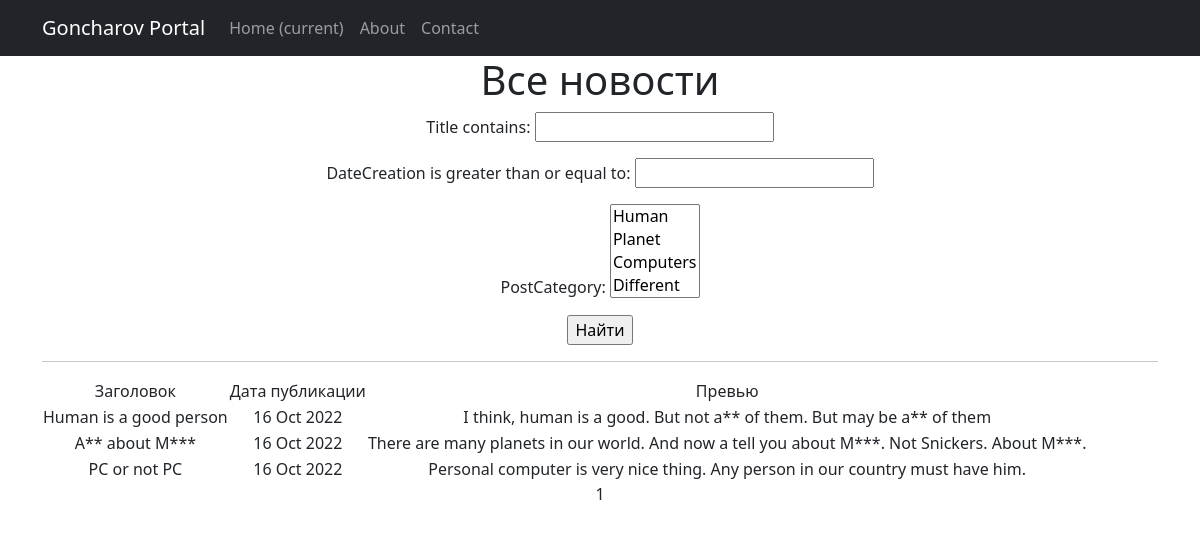
The page /news/search/ on the database as committed earlier.
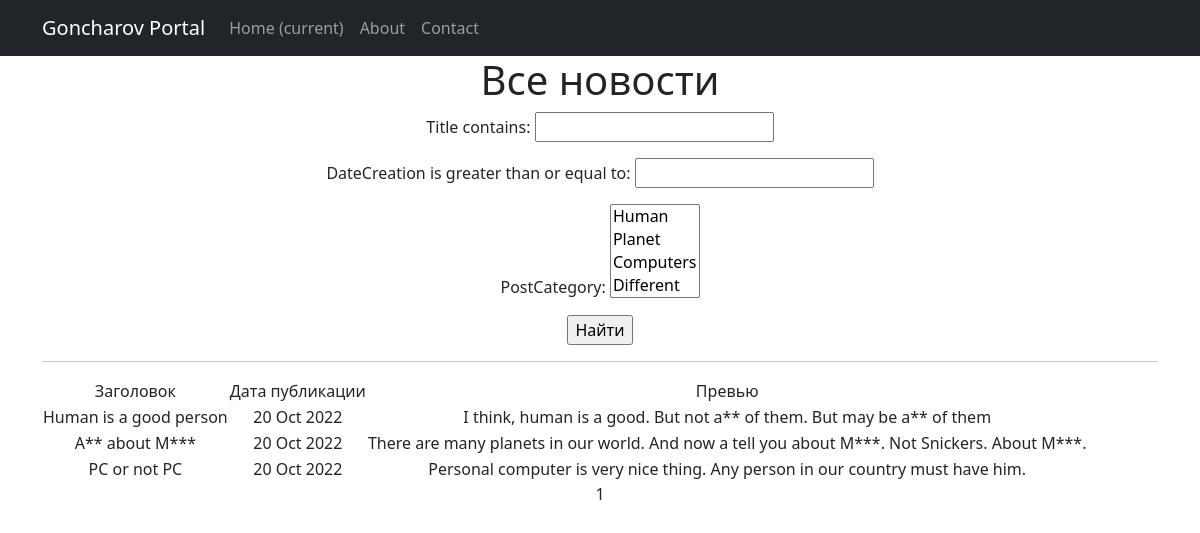
The same page on the database as committed later.
### news/models.py (models this page shows, shortened)
class Post(models.Model):
    author = models.ForeignKey(Author, on_delete = models.CASCADE)
    NEWS = 'NW'
    ARTICLE = 'AR'
    CATEGORY_CHOICES = (
        (NEWS, 'Новость'),
        (ARTICLE, 'Статья')
    )
    categoryType = models.CharField(max_length=2, choices=CATEGORY_CHOICES, default=NEWS)
    dateCreation = models.DateTimeField(auto_now = True)
    postCategory = models.ManyToManyField(Category, through = 'PostCategory')
    title = models.CharField(max_length = 255, unique=True)
    text = models.TextField()
    rating = models.SmallIntegerField(default = 0)
    class Meta:
        verbose_name= 'Новость'
        verbose_name_plural='Новости'

### news/views.py (the view)
# urls.py: path('search/', PostSearch.as_view(), name='post_search'),
class PostSearch(ListView):
    model = Post
    ordering = ['dateCreation']
    template_name = 'search.html'
    context_object_name = 'news'
    paginate_by = 10
    form_class = PostForm
    def get_queryset(self):
        queryset = super().get_queryset()
        self.filterset = PostFilter(self.request.GET, queryset)
        return self.filterset.qs
    def get_context_data(self, **kwargs):
        context = super().get_context_data(**kwargs)
        context['filterset'] = self.filterset
        return context

### news/models.py (called while the page is built)
    def __str__(self):
        return self.name_category

### news/templatetags/my_filters.py (called while the page is built)
@register.filter()
def bad_language(text:str):
   DIC_WORDS = [
      'редиска',
      'козел',
      'свинья',
      'all',
      'mars',
      'Редиска',
      'Козел',
      'Свинья',
      'All',
      'Mars',
   ]
   for word in DIC_WORDS:
      if word in text:
            text = text.replace(word, word[0]+'*'*(len(word)-1))
   return text

### templates/search.html (shortened to what this page needs)
{% extends 'flatpages/default.html' %}
{% load my_filters %}
{% load custom_tags %}
{% block content %}
   <h1>Все новости</h1>
   <form action="" method="get">
       {{ filterset.form.as_p }}
       <input type="submit" value="Найти" />
   </form>
   <hr>
   {% if news %}
       <table>
           <tr>
               <td>Заголовок</td>
               <td>Дата публикации</td>
               <td>Превью</td>
           </tr>
           {% for post in news %}
           <tr>
               <td>{{ post.title| bad_language }}</td>
               <td>{{ post.dateCreation| date:'d M Y' }}</td>
               <td>{{ post.text| truncatewords:20 | bad_language }}</td>
           </tr>
           {% endfor %}
       </table>
   {% else %}
       <h2>Новостей нет!</h2>
   {% endif %}
   {{ page_obj.number }}
{% endblock content %}

### templates/flatpages/default.html (shortened to what this page needs)
<!DOCTYPE html>
<html lang="en">
    <head>
        {% load static %}
        <link href="{% static 'css/styles.css' %}" rel="stylesheet" />
    </head>
    <body>
        <nav class="navbar navbar-expand-lg navbar-dark bg-dark static-top">
            <div class="container">
               <a class="navbar-brand" href="#">Goncharov Portal</a>
               <div class="collapse navbar-collapse" id="navbarResponsive">
                   <ul class="navbar-nav ml-auto">
                       <li class="nav-item active">
                           <a class="nav-link" href="#">Home
                               <span class="sr-only">(current)</span>
                           </a>
                       </li>
                       <li class="nav-item">
                           <a class="nav-link" href="/about/">About</a>
                       </li>
                       <li class="nav-item">
                           <a class="nav-link" href="/contacts/">Contact</a>
                       </li>
                   </ul>
               </div>
           </div>
        </nav>
        <div class="container">
            <div class="row">
                <div class="col-lg-12 text-center">
                    {% block content %}{% endblock content %}
                </div>
            </div>
        </div>
    </body>
</html>

Rows that differ between the two databases and show on the page:
changed Post "Human is a good person": dateCreation "16 Oct 2022" → "20 Oct 2022"
changed Post "A** about M***": dateCreation "16 Oct 2022" → "20 Oct 2022"
changed Post "PC or not PC": dateCreation "16 Oct 2022" → "20 Oct 2022"
